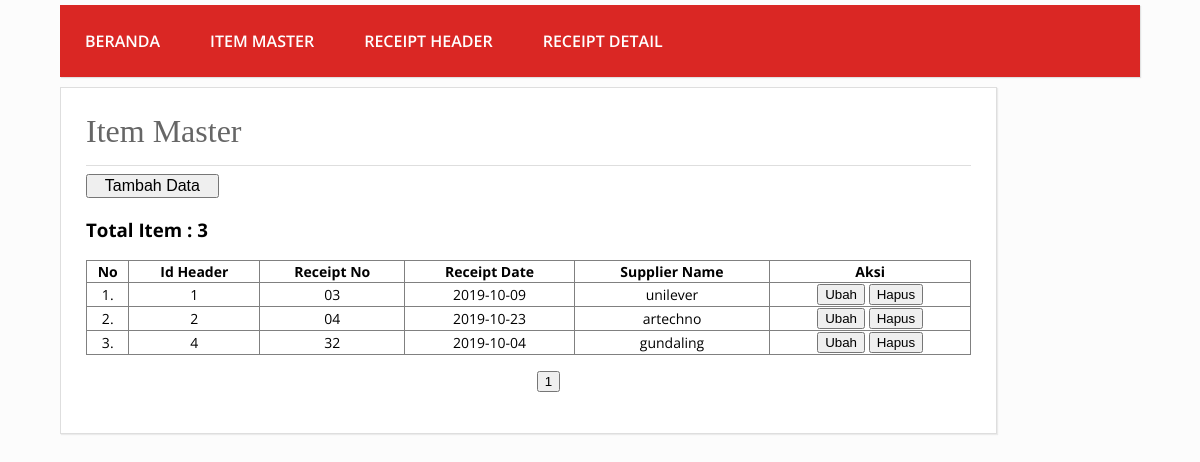
Screenshot of /receipt_header/receipt_header.php with the database file from the repository.
### tables this page shows
CREATE TABLE IF NOT EXISTS `tbl_receipt_header` (
  `id_header` int(11) NOT NULL,
  `receipt_no` varchar(50) NOT NULL,
  `receipt_date` date NOT NULL,
  `supplier_name` varchar(100) NOT NULL,
  PRIMARY KEY (`id_header`),
  UNIQUE KEY `receipt_no` (`receipt_no`)
);

### receipt_header/receipt_header.php (the view, shortened to what this page needs)
<?php
include '../fungsi.php';
?>
<html>
<head>
  <link rel="stylesheet" type="text/css" href="../css/custom.css">
</head>
<body>
  <div class="wrap">
    <nav class="menu">
      <ul>
        <li><a href="../index.php">Beranda</a></li>
        <li><a href="../item_master/item_master.php">Item Master</a></li>
        <li><a href="receipt_header.php">Receipt Header</a></li>
        <li><a href="../receipt_detail/receipt_detail.php">Receipt Detail</a></li>
      </ul>
    </nav>
    <div class="blog">
      <div class="conteudo">
        <h1>Item Master</h1>
        <hr>
          <a href="input.php" style="text-decoration: none;"><button style="width: 15%; font-size: 16px;">Tambah Data</button></a>
          <?php
            $limit = 5;
            if(isset($_GET['page'])){
              $page = anti_injection($_GET['page']);
            }else{
              $page = 1;
            }
            $offset = ($page - 1) * $limit;
            $sql = "SELECT * FROM `tbl_receipt_header` ORDER BY `id_header` ASC";
            $query = mysql_query($sql." LIMIT $offset, $limit");
            $total = mysql_num_rows(mysql_query($sql));
            ?>
            <h3>Total Item : <?= $total; ?></h3>
            <table width="100%" border="1" align="center" style="font-size: 14; border-collapse: collapse;">
              <tr align="center">
                <td><b>No</b></td>
                <td><b>Id Header</b></td>
                <td><b>Receipt No</b></td>
                <td><b>Receipt Date</b></td>
                <td><b>Supplier Name</b></td>
                <td><b>Aksi</b></td>
              </tr>
              <?php
              if($total > 0){
              $no = ($page - 1) * $limit;
              while ($row = mysql_fetch_array($query)):
                $no++;
                echo "<tr>";
                echo "<td align=center>".$no.".</td>";
                echo "<td align=center>".($row['id_header'])."</td>";
                echo "<td align=center>".($row['receipt_no'])."</td>";
                echo "<td align=center>".($row['receipt_date'])."</td>";
                echo "<td align=center>".($row['supplier_name'])."</td>";
                echo '<td align=center>
                <a href="edit.php?id_header='.$row['id_header'].'"><button>Ubah</button></a>
                <a onclick="return konfirmasi()" href="hapus.php?id_header='.$row['id_header'].'"><button>Hapus</button></a>
                </td>';
                echo "</tr>";
                endwhile;
                }else{
                echo "<tr><td colspan=7>Data tidak tersedia</td></tr>";
                }
              ?>
              </table>
              <center><?php pagination_new($total, $page, $limit, '#', '?page='); ?></center>
      </div>
    </div>
  </div>
</body>
</html>

### css/custom.css (style rules this page uses)
body { background: #fcfcfc; margin:0; font-family: 'Open Sans', sans-serif; }
hr { border:0; background:#dedede; height:1px; }
.wrap { width: 90%; margin:5px auto; }
nav.menu ul { overflow:hidden; color:#fcfcfc; list-style: none; float:left; padding:0; width: 100%; margin:0 0 0; background: #da2724; -webkit-box-shadow: 1px 1px 1px 0px rgba(204,204,204,0.55); -moz-box-shadow: 1px 1px 1px 0px rgba(204,204,204,0.55); box-shadow: 1px 1px 1px 0px rgba(204,204,204,0.55); }
nav.menu ul li { margin:0; float:left; }
nav.menu ul a { padding:25px; display:block; font-weight:600; font-size: 16px; color:#fff; text-transform: uppercase; transition: all 0.5s ease; text-decoration: none; }
.blog { float:left; }
.conteudo { width:885px; padding:25px; margin:10px auto; background: #fff; border:1px solid #dedede; -webkit-box-shadow: 1px 1px 1px 0px rgba(204,204,204,0.35); -moz-box-shadow: 1px 1px 1px 0px rgba(204,204,204,0.35); box-shadow: 1px 1px 1px 0px rgba(204,204,204,0.35); }
.conteudo h1 { padding:0; margin:0 0 15px; font-weight: normal; color: #666; font-family: Georgia; }

### rows the page displays
tbl_receipt_header: id_header "1", receipt_no "03", receipt_date "2019-10-09", supplier_name "unilever"
tbl_receipt_header: id_header "2", receipt_no "04", receipt_date "2019-10-23", supplier_name "artechno"
tbl_receipt_header: id_header "4", receipt_no "32", receipt_date "2019-10-04", supplier_name "gundaling"

### other values shown
$total "3"
